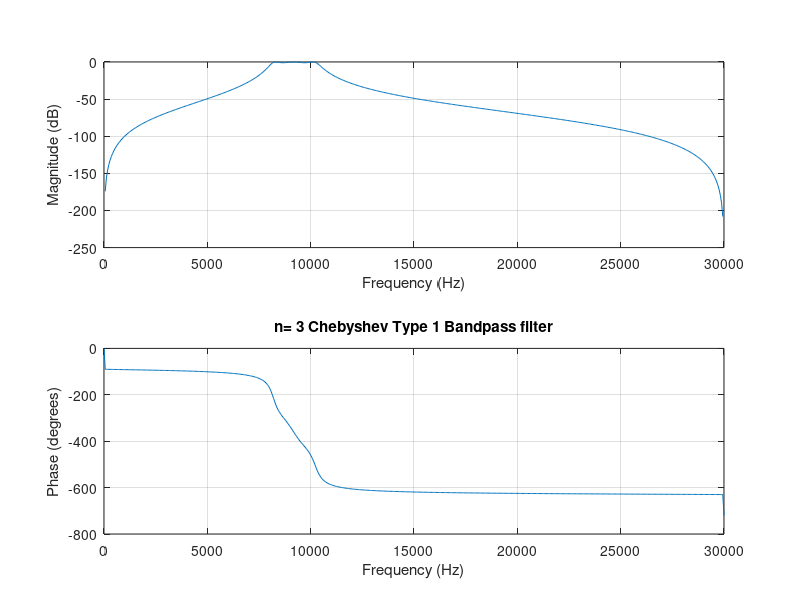

Reproduce this figure in MATLAB.
% Pankaj Chaudhari
% 107
% IIR Filter

clc
close all
clear all

Wp = [816.8 1026.2]/3000;
Ws = [712 1130.9]/3000;
Rp = 1;
Rs = 20;
[n,wp] = cheb1ord(Wp,Ws,Rp,Rs)
[b,a] = cheby1(n,Rp,Wp);
freqz(b,a,512,60000)
title("n= 3 Chebyshev Type 1 Bandpass filter")

